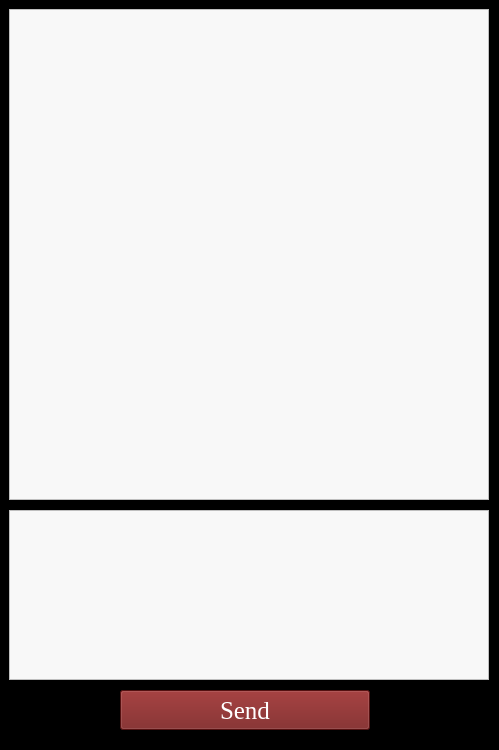
<?xml version="1.0" encoding="UTF-8"?>
<ui version="4.0">
 <class>MainWindow</class>
 <widget class="QMainWindow" name="MainWindow">
  <property name="geometry">
   <rect>
    <x>0</x>
    <y>0</y>
    <width>499</width>
    <height>750</height>
   </rect>
  </property>
  <property name="windowTitle">
   <string>Chatik</string>
  </property>
  <property name="styleSheet">
   <string notr="true">background-color: rgb(0, 0, 0);</string>
  </property>
  <widget class="QWidget" name="centralwidget">
   <widget class="QTextEdit" name="ChatTextEdit">
    <property name="geometry">
     <rect>
      <x>9</x>
      <y>9</y>
      <width>480</width>
      <height>491</height>
     </rect>
    </property>
    <property name="styleSheet">
     <string notr="true">
background-color: rgb(248, 248, 248);</string>
    </property>
   </widget>
   <widget class="QTextBrowser" name="textBrowser">
    <property name="geometry">
     <rect>
      <x>9</x>
      <y>510</y>
      <width>480</width>
      <height>170</height>
     </rect>
    </property>
    <property name="styleSheet">
     <string notr="true">background-color: rgb(248, 248, 248);</string>
    </property>
   </widget>
   <widget class="QPushButton" name="SendPushButton">
    <property name="geometry">
     <rect>
      <x>120</x>
      <y>690</y>
      <width>250</width>
      <height>40</height>
     </rect>
    </property>
    <property name="font">
     <font>
      <family>Georgia</family>
      <pointsize>19</pointsize>
      <weight>50</weight>
      <bold>false</bold>
     </font>
    </property>
    <property name="styleSheet">
     <string notr="true">color: rgb(255, 255, 255);
background-color: rgb(117, 23, 23);</string>
    </property>
    <property name="text">
     <string>Send</string>
    </property>
   </widget>
  </widget>
 </widget>
 <resources/>
 <connections/>
</ui>
